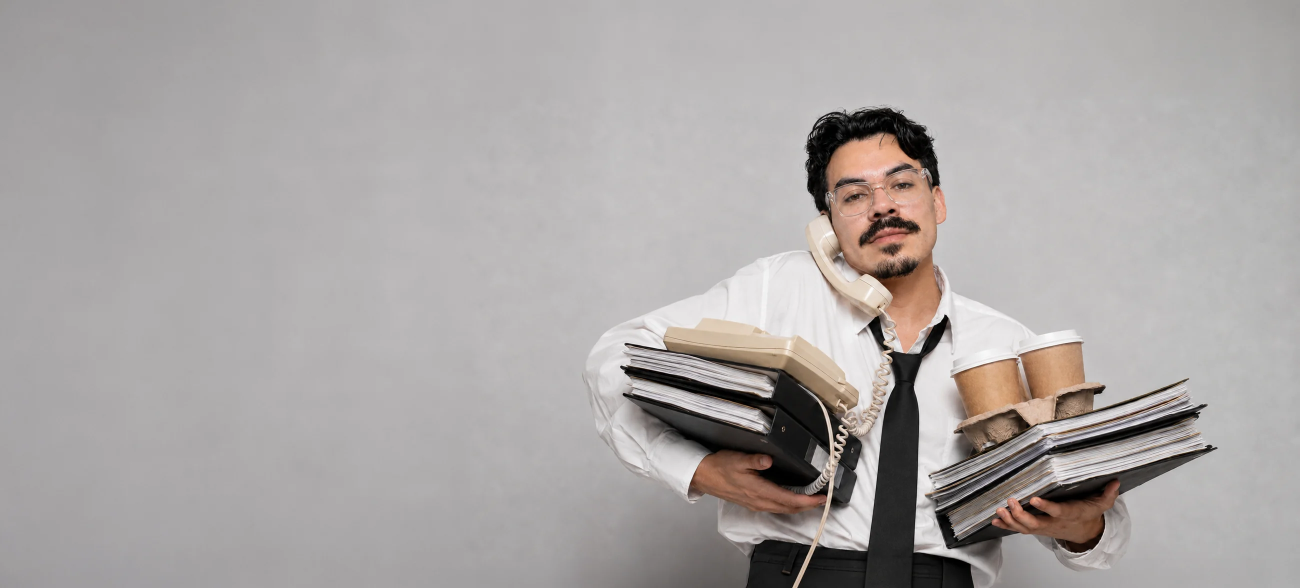
#> input picture assets/images/hero/luis-moreno-hero-2600.webp, 2600 x 1176 px, given as the content of the folder 1/tools/raw/../assets/images/hero/luis-moreno-hero-2600.webp, which was not available (shown at 1/2 size)
$ python contact.py ../assets/images/hero/luis-moreno-hero-2600.webp
#> lines starting #> are read from the running program, lines starting #| are printed output that depends on the picture; pictures that were not available may be replaced by others from this repository, and a replacement may not be noted
#!/usr/bin/env python3
"""Build labelled contact sheets so each artboard can be identified visually."""
import os, sys, math
from PIL import Image, ImageDraw, ImageFont

Image.MAX_IMAGE_PIXELS = None
BUILD = os.path.dirname(os.path.abspath(__file__))
RAW = os.path.join(BUILD, "raw")
OUT = os.path.join(BUILD, "contact")
os.makedirs(OUT, exist_ok=True)

try:
    FONT = ImageFont.truetype("/System/Library/Fonts/Supplemental/Arial Bold.ttf", 26)
except Exception:
    FONT = ImageFont.load_default()

def sheet(zone, cell_w=340, cell_h=520, cols=None, maxcrop=3.0, page=None, per_page=None):
#> called with cell_w = 340, cell_h = 520, maxcrop = 3
    d = os.path.join(RAW, zone)
    files = sorted(os.listdir(d))
    if per_page:
        files = files[page * per_page:(page + 1) * per_page]
    if not files:
        return None
    if cols is None:
        cols = min(8, max(4, math.ceil(math.sqrt(len(files)))))
    rows = math.ceil(len(files) / cols)
    lab = 34
    W, H = cols * (cell_w + 12) + 12, rows * (cell_h + lab + 12) + 12
    canvas = Image.new("RGB", (W, H), (24, 24, 27))
    dr = ImageDraw.Draw(canvas)
    for i, f in enumerate(files):
        im = Image.open(os.path.join(d, f))
#> im is the input picture: PIL image 2600x1176 RGB; mean R, G, B 170.9, 166.4, 165.3
        # cap extreme aspect ratios so tall pieces stay readable (top portion)
        if im.height / im.width > maxcrop:
            im = im.crop((0, 0, im.width, int(im.width * maxcrop)))
        im.thumbnail((cell_w, cell_h), Image.LANCZOS)
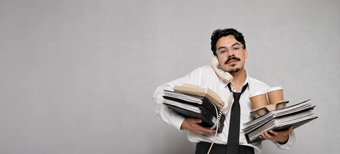
#> im: PIL image 340x154 RGB; mean R, G, B 170.9, 166.3, 165.3
        cx = 12 + (i % cols) * (cell_w + 12)
        cy = 12 + (i // cols) * (cell_h + lab + 12)
        canvas.paste(im, (cx + (cell_w - im.width) // 2, cy))
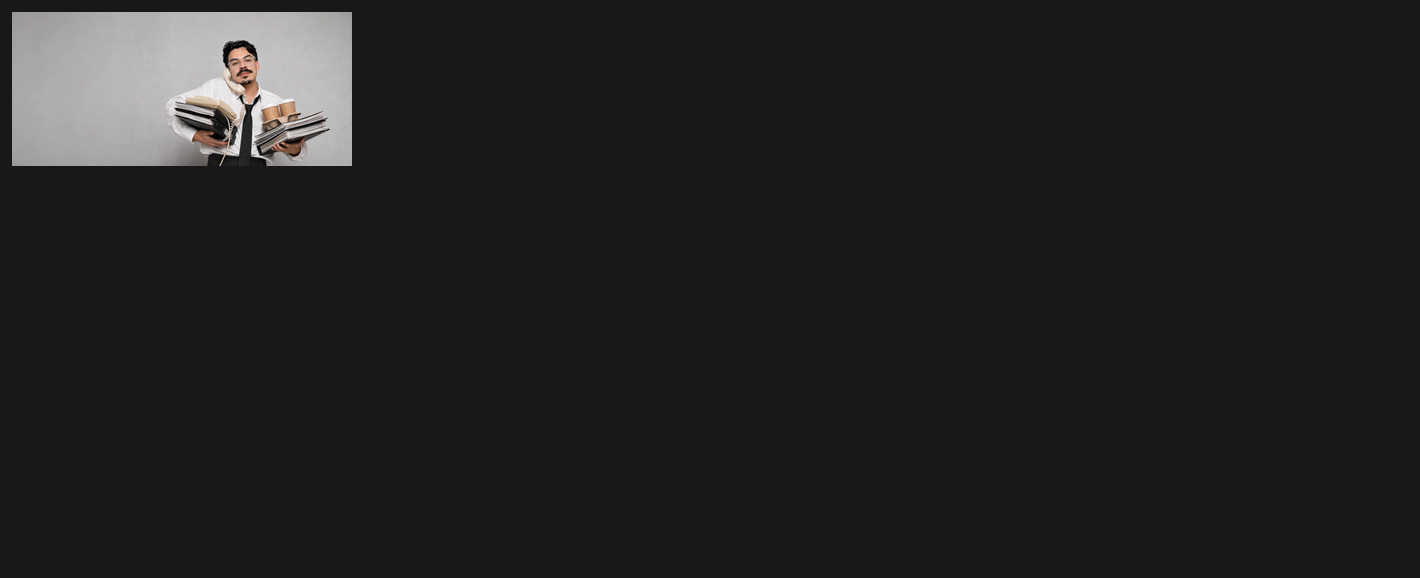
#> canvas: PIL image 1420x578 RGB; mean R, G, B 33.4, 33.1, 35.8
        dr.text((cx + 4, cy + cell_h + 4), f[:-4], fill=(255, 220, 120), font=FONT)
        im.close()
    name = zone if page is None else "%s-%d" % (zone, page)
    p = os.path.join(OUT, name + ".png")
    canvas.save(p, "PNG")
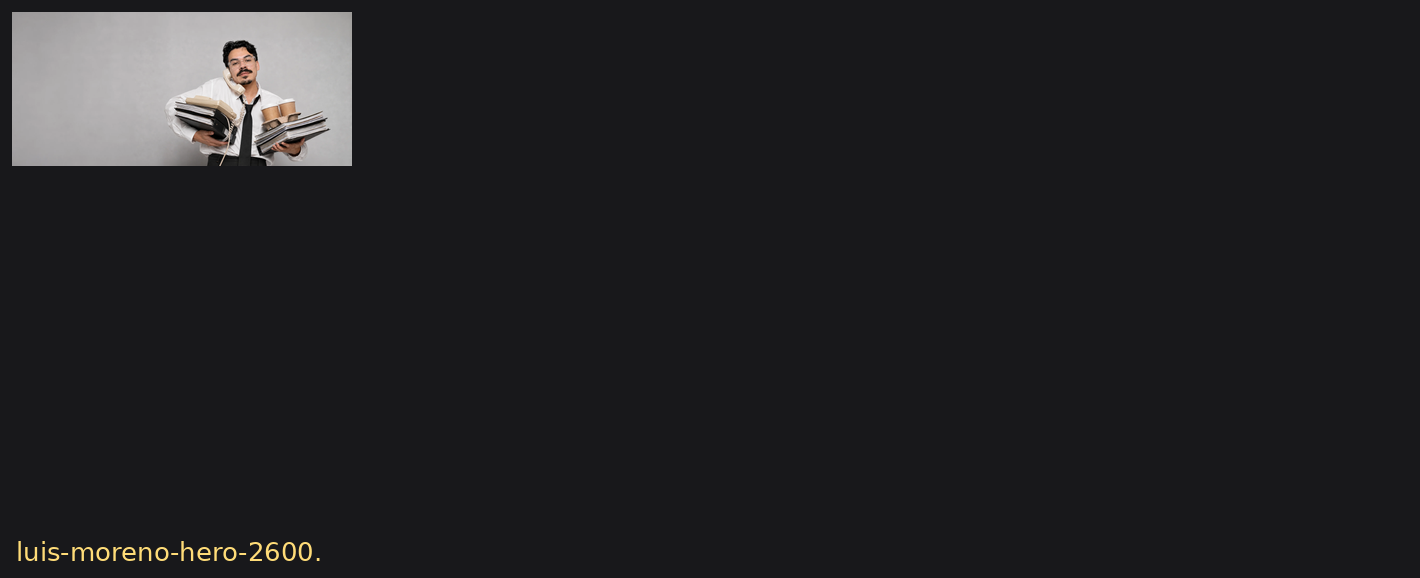
#> saved as luis-moreno-hero-2600.webp.png: PIL image 1420x578 RGB; mean R, G, B 33.8, 33.4, 36
    print(p, canvas.size, len(files), "items")
#| tools/contact/../assets/images/hero/luis-moreno-hero-2600.webp.png (1420, 578) 1 items
    return p

if __name__ == "__main__":
    args = sys.argv[1:]
    if args:
        zone = args[0]
        pg = int(args[1]) if len(args) > 1 else None
        pp = int(args[2]) if len(args) > 2 else None
        sheet(zone, page=pg, per_page=pp)
    else:
        for z in sorted(os.listdir(RAW)):
            if os.path.isdir(os.path.join(RAW, z)):
                sheet(z)

$ run again, on assets/images/hero/luis-moreno-hero-mobile-1200.webp
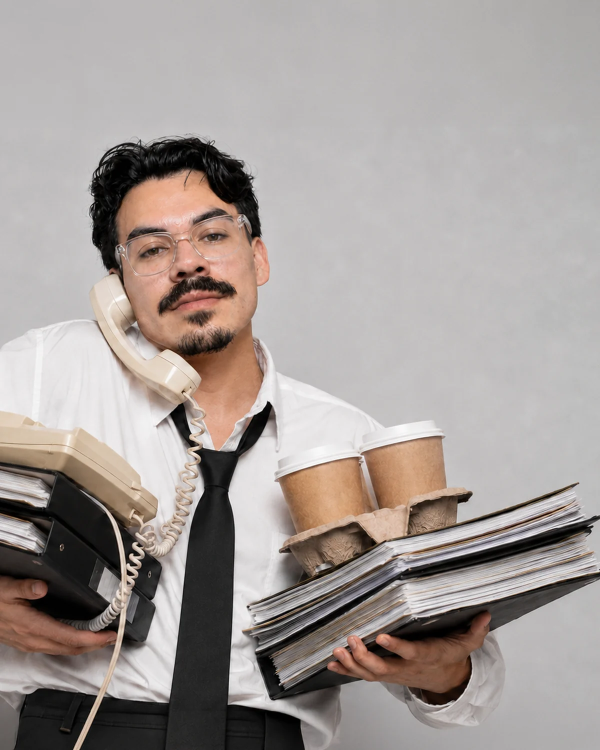
#> input picture assets/images/hero/luis-moreno-hero-mobile-1200.webp, 1200 x 1500 px, given as the content of the folder /raw/../assets/images/hero/luis-moreno-hero-mobile-1200.webp, which was not available (shown at 1/2 size)
#> in sheet, im is the input picture: PIL image 1200x1500 RGB; mean R, G, B 163.9, 155.8, 152.2
#> in sheet, `im.thumbnail((cell_w, cell_h), Image.LANCZOS)`:
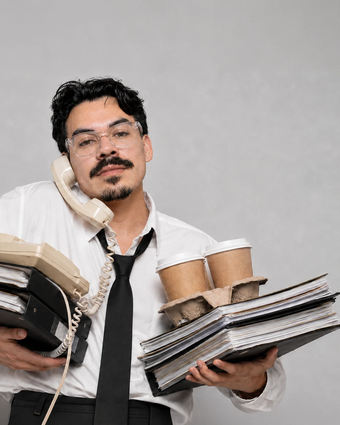
#> im: PIL image 340x425 RGB; mean R, G, B 163.9, 155.8, 152.2
#> in sheet, `canvas.save(p, "PNG")`:
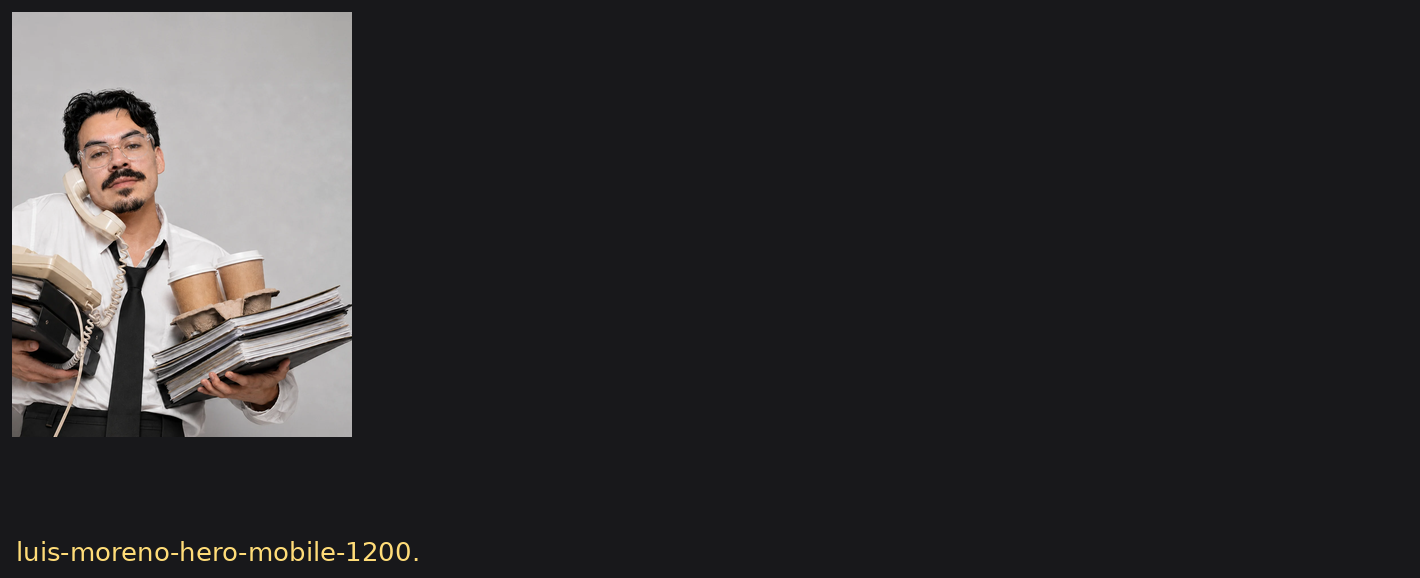
#> saved as luis-moreno-hero-mobile-1200.webp.png: PIL image 1420x578 RGB; mean R, G, B 49.2, 47.7, 49.3
#| tools/contact/../assets/images/hero/luis-moreno-hero-mobile-1200.webp.png (1420, 578) 1 items
